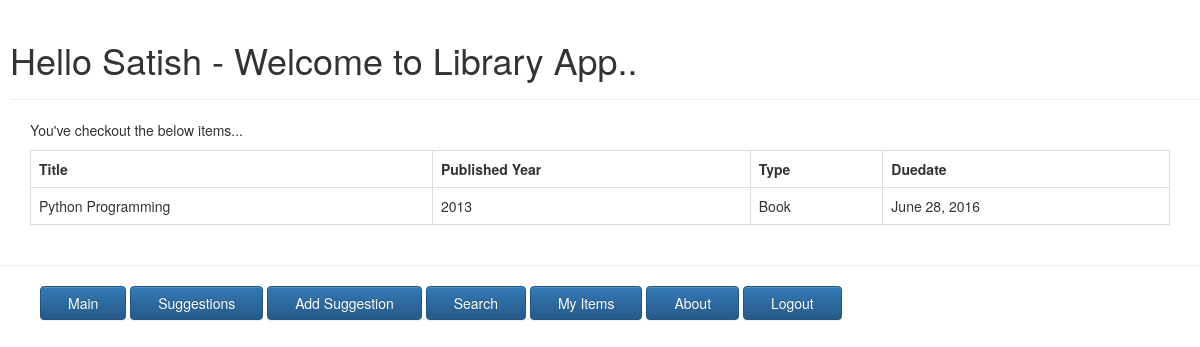
Screenshot of /libapp/myitems/ (signed in) with the database file from the repository.
### libapp/models.py (models this page shows, shortened)
class Libitem(models.Model):
    TYPE_CHOICES = (
        ('Book', 'Book'),
        ('DVD','DVD'),
        ('Other', 'Other'),
    )
    title = models.CharField(max_length=100)
    itemtype = models.CharField(max_length=6, choices=TYPE_CHOICES, default='Book')
    checked_out=models.BooleanField(default=False)
    user=models.ForeignKey(Libuser, default=None, null=True, blank=True)
    duedate = models.DateField(default=None, null=True, blank=True)
    last_chkout = models.DateField(default=None, null=True, blank=True)
    date_acquired = models.DateField(default=datetime.date.today())
    pubyr = models.IntegerField(validators=[validate_yr],default=2013)
    num_chkout= models.IntegerField(default=0)

### libapp/views.py (the view)
def myitems(request):
    itemlist=[]
    message=''
    try:
        username1 = Libuser.objects.get(username=request.user)
        itemlist = username1.libitem_set.all()
        message = "You've checkout the below items..."
    except:
        message="You are not a Libuser"
    return render(request, 'libapp_templates/myitems.html',{'itemlist':itemlist,'user':request.user,'message':message})

### libapp/templates/libapp_templates/myitems.html
{% extends 'libapp_templates/base.html' %}
{% block body_block %}
     <p> {{ message }}</p>
    {% if itemlist.count > 0 %}
        <table class="table table-bordered table-hover table-responsive">
        <tr>
            <th>Title</th>
            <th>Published Year</th>
            <th>Type</th>
            <th>Duedate</th>
        </tr>
        {% for item in itemlist %}
        <tr>
            <td>{{ item.title }}</td>
            <td>{{ item.pubyr }}</td>
            <td>{{ item.itemtype }}</td>
            <td>{{ item.duedate }}</td>
        </tr>
        {% endfor %}
        </table>
    {% else %}
         <p> No items checkout yet...</p>
    {% endif %}
{% endblock %}

### libapp/templates/libapp_templates/base.html (shortened to what this page needs)
<!DOCTYPE html>
{% load staticfiles %}
<html>
    <head>
        <link rel="stylesheet" type="text/css" href="{% static 'css/style.css' %}" />
        <link rel="stylesheet" href="//maxcdn.bootstrapcdn.com/bootstrap/3.2.0/css/bootstrap.min.css">
        <link rel="stylesheet" href="//maxcdn.bootstrapcdn.com/bootstrap/3.2.0/css/bootstrap-theme.min.css">
    </head>
    <body>
        {% if user.is_authenticated %}
            <div>
                <div class="page-header" style="margin-left:10px; ">
                    <h1>{% block myhdg %}Hello {{ user.first_name }}  - Welcome to Library App..{% endblock %}</h1>
                </div>
                <div class="content container">
                    {% block body_block %}*** {% endblock %}
                </div>
            </div>
            <hr />
            <div>
                <ul>
                    <button class="btn btn-primary" type="button">
                        <li class="hbar1"><a style="color:#fff;" href="{% url 'libapp:index' %}"> Main</a></li>
                     </button>
                    <button class="btn btn-primary" type="button">
                        <li class="hbar1"><a style="color:#fff;"  href="{% url 'libapp:suggestion' %}">Suggestions</a></li>
                     </button>
                    <button class="btn btn-primary" type="button">
                        <li class="hbar1"><a style="color:#fff;" href="{% url 'libapp:newitem' %}">Add Suggestion</a></li>
                     </button>
                    <button class="btn btn-primary" type="button">
                        <li class="hbar1"><a style="color:#fff;" href="{% url 'libapp:searchlib' %}">Search</a></li>
                     </button>
                    <button class="btn btn-primary" type="button">
                        <li class="hbar1"><a style="color:#fff;" href="{% url 'libapp:myitems' %}">My Items</a></li>
                     </button>
                    <button class="btn btn-primary" type="button">
                        <li class="hbar1"><a style="color:#fff;" href="/libapp/about/">About</a></li>
                     </button>
                    <button class="btn btn-primary" type="button">
                        <li class="hbar1"><a style="color:#fff;" href="{% url 'libapp:logout' %}">Logout</a></li>
                     </button>
                </ul>
            </div>
        {% endif %}
    </body>
</html>

### libapp/static/css/style.css (style rules this page uses)
.hbar1 { display: inline; margin: 15px; }
.content { margin-left: 40px; }

### rows the page displays
Libitem: title "Python Programming", pubyr "2013", itemtype "Book", duedate "June 28, 2016"

### other values shown
{{ user.first_name }} "Satish"
{{ message }} "You've checkout the below items..."
